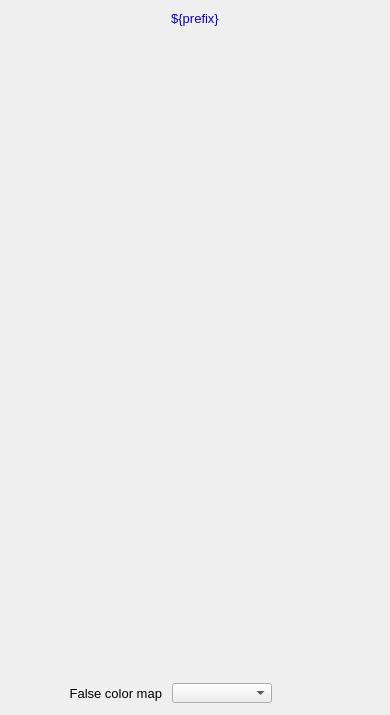
<?xml version="1.0" ?>
<ui version="4.0">
  <class>Dialog</class>
  <widget class="QWidget" name="screen">
    <property name="geometry">
      <rect>
        <x>193</x>
        <y>91</y>
        <width>390</width>
        <height>715</height>
      </rect>
    </property>
    <property name="styleSheet">
      <string notr="true">QWidget#screen {
  color: rgb(0, 0, 0);
  background-color: rgb(187, 187, 187);
  }</string>
    </property>
    <property name="windowTitle">
      <string>NDColorConvert</string>
    </property>
    <widget class="PyDMDrawingRectangle" name="rectangle">
      <property name="geometry">
        <rect>
          <x>0</x>
          <y>5</y>
          <width>390</width>
          <height>25</height>
        </rect>
      </property>
      <property name="brush" stdset="0">
        <brush brushstyle="SolidPattern">
          <color alpha="255">
            <red>218</red>
            <green>218</green>
            <blue>218</blue>
          </color>
        </brush>
      </property>
      <property name="penStyle" stdset="0">
        <enum>Qt::SolidLine</enum>
      </property>
      <property name="penColor" stdset="0">
        <color>
          <red>218</red>
          <green>218</green>
          <blue>218</blue>
        </color>
      </property>
      <property name="penWidth" stdset="0">
        <double>0</double>
      </property>
      <property name="penCapStyle" stdset="0">
        <enum>Qt::FlatCap</enum>
      </property>
      <property name="toolTip">
        <string>rectangle</string>
      </property>
    </widget>
    <widget class="QLabel" name="text">
      <property name="geometry">
        <rect>
          <x>87</x>
          <y>6</y>
          <width>216</width>
          <height>25</height>
        </rect>
      </property>
      <property name="text">
        <string>${prefix}</string>
      </property>
      <property name="font" stdset="0">
        <font>
          <pointsize>10</pointsize>
        </font>
      </property>
      <property name="brush" stdset="0">
        <brush brushstyle="SolidPattern">
          <color alpha="255">
            <red>10</red>
            <green>0</green>
            <blue>184</blue>
          </color>
        </brush>
      </property>
      <property name="toolTip">
        <string>text</string>
      </property>
      <property name="alignment">
        <set>Qt::AlignCenter</set>
      </property>
      <property name="styleSheet">
        <string notr="true">QLabel#text {
  color: rgb(10, 0, 184);
  }</string>
      </property>
    </widget>
    <widget class="PyDMEmbeddedDisplay" name="composite">
      <property name="geometry">
        <rect>
          <x>5</x>
          <y>40</y>
          <width>380</width>
          <height>605</height>
        </rect>
      </property>
      <property name="toolTip">
        <string>composite</string>
      </property>
      <property name="filename" stdset="0">
        <string>PluginBase_V26.ui</string>
      </property>
    </widget>
    <widget class="PyDMFrame" name="composite_1">
      <property name="geometry">
        <rect>
          <x>5</x>
          <y>650</y>
          <width>380</width>
          <height>60</height>
        </rect>
      </property>
      <widget class="PyDMDrawingRectangle" name="rectangle_1">
        <property name="geometry">
          <rect>
            <x>0</x>
            <y>0</y>
            <width>380</width>
            <height>60</height>
          </rect>
        </property>
        <property name="brush" stdset="0">
          <brush brushstyle="NoBrush">
            <color alpha="255">
              <red>0</red>
              <green>0</green>
              <blue>0</blue>
            </color>
          </brush>
        </property>
        <property name="penStyle" stdset="0">
          <enum>Qt::SolidLine</enum>
        </property>
        <property name="penColor" stdset="0">
          <color>
            <red>0</red>
            <green>0</green>
            <blue>0</blue>
          </color>
        </property>
        <property name="penWidth" stdset="0">
          <double>1</double>
        </property>
        <property name="penCapStyle" stdset="0">
          <enum>Qt::FlatCap</enum>
        </property>
        <property name="toolTip">
          <string>rectangle_1</string>
        </property>
      </widget>
      <widget class="PyDMFrame" name="composite_2">
        <property name="geometry">
          <rect>
            <x>7</x>
            <y>8</y>
            <width>366</width>
            <height>20</height>
          </rect>
        </property>
        <widget class="QLabel" name="text_1">
          <property name="geometry">
            <rect>
              <x>5</x>
              <y>650</y>
              <width>150</width>
              <height>20</height>
            </rect>
          </property>
          <property name="text">
            <string>Color mode out</string>
          </property>
          <property name="font" stdset="0">
            <font>
              <pointsize>10</pointsize>
            </font>
          </property>
          <property name="brush" stdset="0">
            <brush brushstyle="SolidPattern">
              <color alpha="255">
                <red>0</red>
                <green>0</green>
                <blue>0</blue>
              </color>
            </brush>
          </property>
          <property name="toolTip">
            <string>text_1</string>
          </property>
          <property name="alignment">
            <set>Qt::AlignRight|Qt::AlignTrailing|Qt::AlignVCenter</set>
          </property>
          <property name="styleSheet">
            <string notr="true">QLabel#text_1 {
  color: rgb(0, 0, 0);
  }</string>
          </property>
        </widget>
        <widget class="PyDMEnumComboBox" name="menu">
          <property name="geometry">
            <rect>
              <x>165</x>
              <y>650</y>
              <width>100</width>
              <height>20</height>
            </rect>
          </property>
          <property name="toolTip">
            <string>${prefix}ColorModeOut</string>
          </property>
          <property name="channel" stdset="0">
            <string>ca://${prefix}ColorModeOut</string>
          </property>
          <property name="font" stdset="0">
            <font>
              <pointsize>10</pointsize>
            </font>
          </property>
          <property name="styleSheet">
            <string notr="true">PyDMEnumComboBox#menu {
  color: rgb(0, 0, 0);
  background-color: rgb(115, 223, 255);
  }</string>
          </property>
        </widget>
        <widget class="PyDMLabel" name="text_update">
          <property name="geometry">
            <rect>
              <x>271</x>
              <y>651</y>
              <width>100</width>
              <height>18</height>
            </rect>
          </property>
          <property name="toolTip">
            <string>PV: ${prefix}ColorModeOut_RBV</string>
          </property>
          <property name="channel" stdset="0">
            <string>ca://${prefix}ColorModeOut_RBV</string>
          </property>
          <property name="font" stdset="0">
            <font>
              <pointsize>10</pointsize>
            </font>
          </property>
          <property name="alignment">
            <set>Qt::AlignLeading|Qt::AlignLeft|Qt::AlignVCenter</set>
          </property>
          <property name="textInteractionFlags">
            <set>Qt::TextSelectableByKeyboard|Qt::TextSelectableByMouse</set>
          </property>
          <property name="styleSheet">
            <string notr="true">PyDMLabel#text_update {
  color: rgb(10, 0, 184);
  background-color: rgb(187, 187, 187);
  }</string>
          </property>
        </widget>
      </widget>
      <widget class="QLabel" name="text_2">
        <property name="geometry">
          <rect>
            <x>7</x>
            <y>33</y>
            <width>150</width>
            <height>20</height>
          </rect>
        </property>
        <property name="text">
          <string>False color map</string>
        </property>
        <property name="font" stdset="0">
          <font>
            <pointsize>10</pointsize>
          </font>
        </property>
        <property name="brush" stdset="0">
          <brush brushstyle="SolidPattern">
            <color alpha="255">
              <red>0</red>
              <green>0</green>
              <blue>0</blue>
            </color>
          </brush>
        </property>
        <property name="toolTip">
          <string>text_2</string>
        </property>
        <property name="alignment">
          <set>Qt::AlignRight|Qt::AlignTrailing|Qt::AlignVCenter</set>
        </property>
        <property name="styleSheet">
          <string notr="true">QLabel#text_2 {
  color: rgb(0, 0, 0);
  }</string>
        </property>
      </widget>
      <widget class="PyDMEnumComboBox" name="menu_1">
        <property name="geometry">
          <rect>
            <x>167</x>
            <y>33</y>
            <width>100</width>
            <height>20</height>
          </rect>
        </property>
        <property name="toolTip">
          <string>${prefix}FalseColor</string>
        </property>
        <property name="channel" stdset="0">
          <string>ca://${prefix}FalseColor</string>
        </property>
        <property name="font" stdset="0">
          <font>
            <pointsize>10</pointsize>
          </font>
        </property>
        <property name="styleSheet">
          <string notr="true">PyDMEnumComboBox#menu_1 {
  color: rgb(0, 0, 0);
  background-color: rgb(115, 223, 255);
  }</string>
        </property>
      </widget>
      <widget class="PyDMLabel" name="text_update_1">
        <property name="geometry">
          <rect>
            <x>273</x>
            <y>34</y>
            <width>100</width>
            <height>18</height>
          </rect>
        </property>
        <property name="toolTip">
          <string>PV: ${prefix}FalseColor_RBV</string>
        </property>
        <property name="channel" stdset="0">
          <string>ca://${prefix}FalseColor_RBV</string>
        </property>
        <property name="font" stdset="0">
          <font>
            <pointsize>10</pointsize>
          </font>
        </property>
        <property name="alignment">
          <set>Qt::AlignLeading|Qt::AlignLeft|Qt::AlignVCenter</set>
        </property>
        <property name="textInteractionFlags">
          <set>Qt::TextSelectableByKeyboard|Qt::TextSelectableByMouse</set>
        </property>
        <property name="styleSheet">
          <string notr="true">PyDMLabel#text_update_1 {
  color: rgb(10, 0, 184);
  background-color: rgb(187, 187, 187);
  }</string>
        </property>
      </widget>
    </widget>
  </widget>
  <customwidgets>
    <customwidget>
      <class>PyDMDrawingRectangle</class>
      <extends>QWidget</extends>
      <header>pydm.widgets.drawing</header>
    </customwidget>
    <customwidget>
      <class>PyDMLabel</class>
      <extends>QLabel</extends>
      <header>pydm.widgets.label</header>
    </customwidget>
    <customwidget>
      <class>PyDMEmbeddedDisplay</class>
      <extends>QFrame</extends>
      <header>pydm.widgets.embedded_display</header>
    </customwidget>
    <customwidget>
      <class>PyDMFrame</class>
      <extends>QFrame</extends>
      <header>pydm.widgets.frame</header>
    </customwidget>
    <customwidget>
      <class>PyDMEnumComboBox</class>
      <extends>QComboBox</extends>
      <header>pydm.widgets.enum_combo_box</header>
    </customwidget>
  </customwidgets>
</ui>
